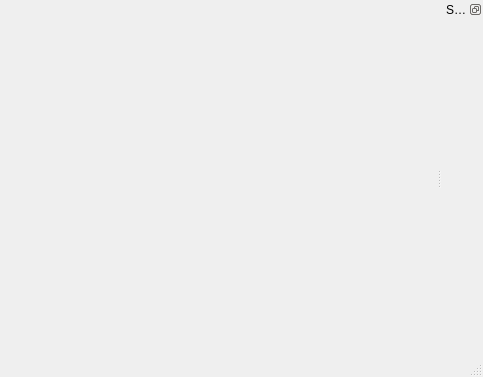
<?xml version="1.0" encoding="UTF-8"?>
<ui version="4.0">
 <class>OneDimensionalWindow</class>
 <widget class="QMainWindow" name="OneDimensionalWindow">
  <property name="geometry">
   <rect>
    <x>0</x>
    <y>0</y>
    <width>483</width>
    <height>377</height>
   </rect>
  </property>
  <property name="sizePolicy">
   <sizepolicy hsizetype="Expanding" vsizetype="Expanding">
    <horstretch>0</horstretch>
    <verstretch>0</verstretch>
   </sizepolicy>
  </property>
  <property name="minimumSize">
   <size>
    <width>0</width>
    <height>0</height>
   </size>
  </property>
  <property name="sizeIncrement">
   <size>
    <width>1</width>
    <height>1</height>
   </size>
  </property>
  <property name="windowTitle">
   <string>One Dimensional Functions</string>
  </property>
  <widget class="QWidget" name="centralwidget">
   <layout class="QVBoxLayout" name="verticalLayout">
    <item>
     <widget class="OneDimPlotWidget" name="widget" native="true"/>
    </item>
   </layout>
  </widget>
  <widget class="QStatusBar" name="statusbar"/>
  <widget class="QDockWidget" name="dockSettings">
   <property name="features">
    <set>QDockWidget::DockWidgetFloatable|QDockWidget::DockWidgetMovable</set>
   </property>
   <property name="allowedAreas">
    <set>Qt::AllDockWidgetAreas</set>
   </property>
   <property name="windowTitle">
    <string>Settings</string>
   </property>
   <attribute name="dockWidgetArea">
    <number>2</number>
   </attribute>
   <widget class="QWidget" name="dock_settings_contents"/>
  </widget>
 </widget>
 <customwidgets>
  <customwidget>
   <class>OneDimPlotWidget</class>
   <extends>QWidget</extends>
   <header location="global">graphic_interface.widgets.OneDimensionalPlotWidget.h</header>
   <container>1</container>
  </customwidget>
 </customwidgets>
 <resources>
  <include location="resources/icons.qrc"/>
 </resources>
 <connections/>
</ui>
